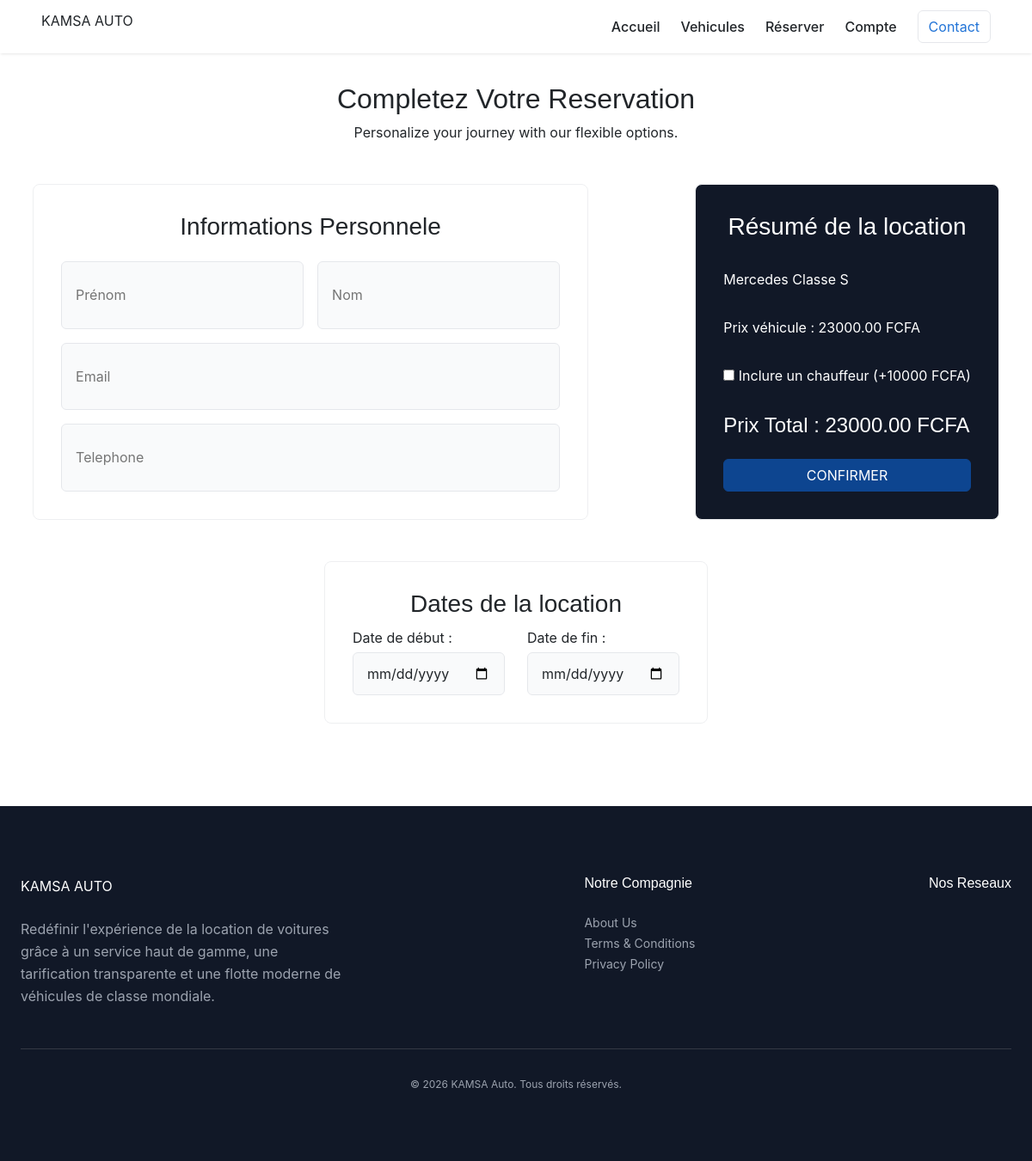
Page /reservation/4/ (signed in) on the committed database.
### Kamsa_auto/models.py (models this page shows, shortened)
class Vehicule(models.Model):
    CATEGORIE_CHOICES = [
        ('economique', 'Économique'),
        ('suv', 'SUV et 4x4'),
        ('utilitaire', 'Utilitaires'),
        ('luxe', 'Luxe'),
    ]
    nom = models.CharField(max_length=100)
    marque = models.CharField(max_length=100)
    prix_par_jour = models.DecimalField(max_digits=10, decimal_places=2)
    disponible = models.BooleanField(default=True)
    categorie = models.CharField(max_length=20, choices=CATEGORIE_CHOICES, default='economique')
    description = models.CharField(max_length=100)
    image = models.ImageField(upload_to='vehicules/', blank=True, null=True)

### Kamsa_auto/views.py (the view)
# urls.py: path('reservation/<int:vehicule_id>/', views.reservation_vehicule, name='reservation_vehicule'),
@login_required
def reservation_vehicule(request, vehicule_id):
    vehicule = get_object_or_404(Vehicule, id=vehicule_id)
    if request.method == 'POST':
        form = ReservationForm(request.POST)
        if form.is_valid():
            reservation = form.save(commit=False)
            reservation.user = request.user
            reservation.vehicule = vehicule
            delta_jours = (reservation.date_fin - reservation.date_debut).days
            if delta_jours <= 0:
                delta_jours = 1 # Sécurité au cas où c'est la même journée
            total = vehicule.prix_par_jour * delta_jours
            avec_chauffeur = "chauffeur" in request.POST
            reservation.inclut_chauffeur = avec_chauffeur
            if avec_chauffeur:
                total += 10000  # Option forfaitaire ou (10000 * delta_jours) selon votre choix
            reservation.prix_total = total
            overlapping = Reservation.objects.filter(
                vehicule=vehicule,
                date_debut__lt=reservation.date_fin,
                date_fin__gt=reservation.date_debut
            )
            if overlapping.exists():
                form.add_error(None, "Ce véhicule est déjà réservé pour ces dates.")
            else:
                reservation.save()
                return redirect('booking_success') # Assurez-vous que cette URL existe
        else:
            print(form.errors)
    else:
        form = ReservationForm()
    return render(request, 'reservation.html', {
        'form': form,
        'vehicule': vehicule
    })

### Kamsa_auto/forms.py (shortened to what this page needs)
class ReservationForm(forms.ModelForm):
    class Meta:
        model = Reservation
        fields = ['date_debut', 'date_fin']

### Kamsa_auto/templates/reservation.html (shortened to what this page needs)
{% extends 'base.html' %}
{% load static %}
{% block content %}
<section class="page fade-in">
        <div class="titre">
            <h2 class="">Completez Votre Reservation</h2>
            <p class="">Personalize your journey with our flexible options.</p>
        </div>
        <form method="POST" class="corps">
            <div class="information">
                <div class="padding-redius">
                    <h3 class="">Informations Personnele</h3>
                </div>
                <div class="flex-div">
                    <input type="text" name="prenom" value="{{ user.first_name }}"  placeholder="Prénom" class="form-input">
                    <input type="text" name="nom" value="{{ user.last_name }}"placeholder="Nom" class="form-input">
                </div>
                <input type="email" name="email" value="{{ user.email }}" placeholder="Email" class="form-input">
                <input type="tel" name="telephone" value="{{ user.client.telephone }}" placeholder="Telephone" class="form-input">
            </div>
            <div class="information" style="background-color: var(--brand-dark);">
                <h3 class="text-white">Résumé de la location</h3>
                <p class="text-white">{{ vehicule.marque }} {{ vehicule.nom }}</p>
                <p class="text-white">Prix véhicule : {{ vehicule.prix_par_jour }} FCFA</p>
                <label class="text-white">
                    <input name="chauffeur" type="checkbox" id="chauffeurCheckbox">
                    Inclure un chauffeur (+10000 FCFA)
                </label>
                <h4 class="text-white mt-3">
                    Prix Total : <span id="prixTotal" data-prix="{{ vehicule.prix_par_jour }}"> {{ vehicule.prix_par_jour }}</span> FCFA
                </h4>
                <button type="submit" class="btn btn-custom">
                    CONFIRMER
                </button>
            </div>
            <div class="information">
                <h3 class="padding-redius">Dates de la location</h3>
                <div class="flex-div">
                    <div style="flex: 1; margin-right: 10px;">
                        <label for="date_debut" style="display: block; margin-bottom: 5px;">Date de début :</label>
                        <input type="date" id="date_debut" name="date_debut" class="form-input" required>
                    </div>
                    <div style="flex: 1;">
                        <label for="date_fin" style="display: block; margin-bottom: 5px;">Date de fin :</label>
                        <input type="date" id="date_fin" name="date_fin" class="form-input" required>
                    </div>
                </div>
            </div>
        </form>
</section>
{% endblock %}

### rows in the picture
Vehicule: marque "Mercedes", nom "Classe S", prix_par_jour "23000.00"
